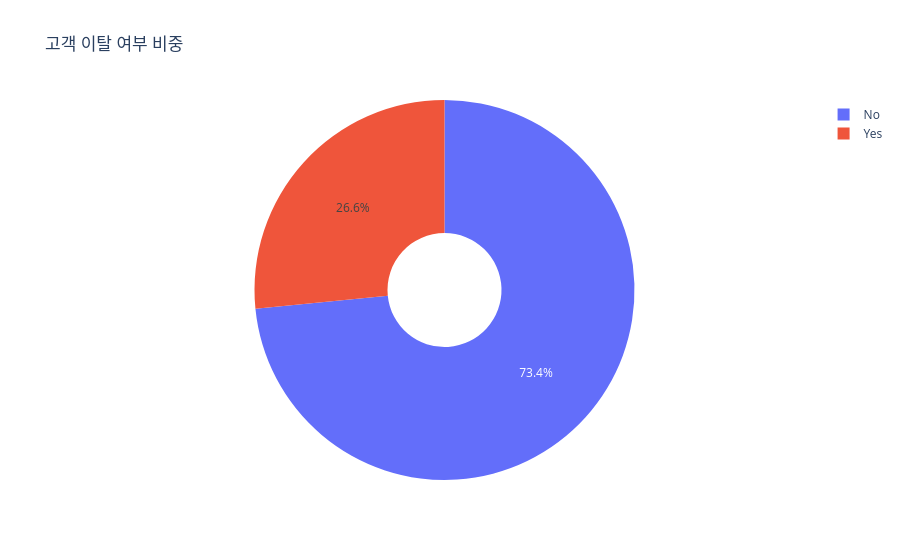

The notebook cell saved with this chart:
### Markdown cell above
## 3. EDA — 어떤 고객이 떠나는가

### Code cell
# 정답(Churn) 항목별 비율 -> value_counts(normalize=True) -> reset_index()
df_churn_ratio = df1['Churn'].value_counts(normalize=True).reset_index()
display(df_churn_ratio)

fig1 = px.pie(df_churn_ratio, names='Churn', values='proportion', title='고객 이탈 여부 비중', hole=0.3)
fig1.show()

### Figure 1 — Plotly figure (JSON) as saved in the notebook; plotly's stock layout.template omitted (floating-point values rounded to 4 significant figures)
{"data": [{"domain": {"x": [0.0, 1.0], "y": [0.0, 1.0]}, "hole": 0.3, "hovertemplate": "Churn=%{label}<br>proportion=%{value}<extra></extra>", "labels": ["No", "Yes"], "legendgroup": "", "name": "", "showlegend": true, "type": "pie", "values": [0.7342, 0.2658]}], "layout": {"legend": {"tracegroupgap": 0}, "title": {"text": "고객 이탈 여부 비중"}}}
